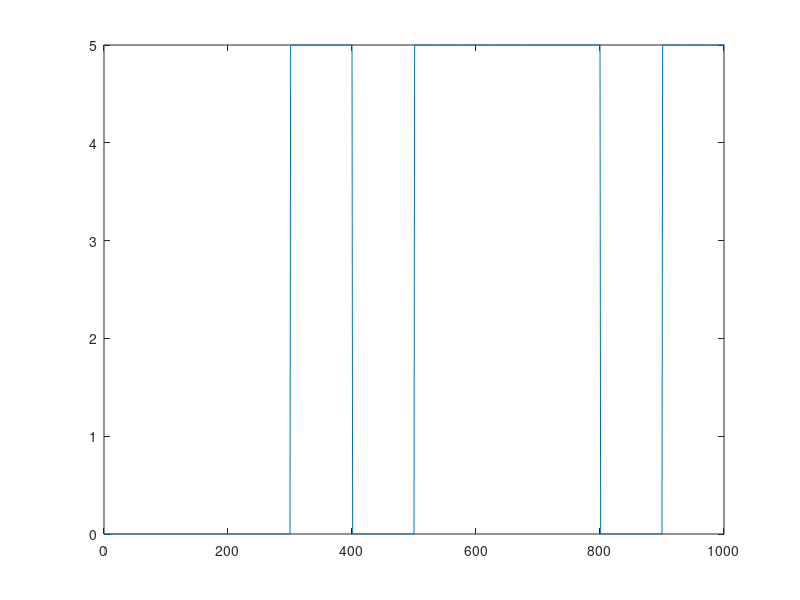
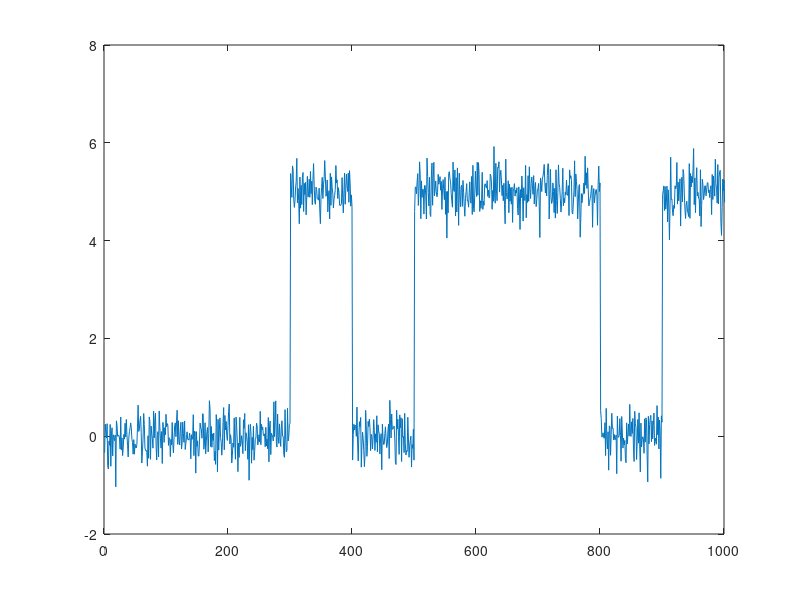

Write MATLAB code to recreate these figures, in order.
clear all
close all
clc

% Niveis de transmisssao, no caso zero e um
M = 2; 
% Numero de amostras
N = 100; 
% Numero de bits
n_bits = 10000;

% Filtro formatador
filtro_NRZ = ones(1,N); 
% Informacao
info = randint(1,n_bits,M);
% Superamostragem
info_up = upsample(info,N); 
% Filtragem para formatar o sinal
sinal_tx = conv(info_up,filtro_NRZ)*5;
% Truncando N-1 amostras restantes da convolucao
sinal_tx = sinal_tx(1:end-(N-1)); 

% Variancia do ruido
var_ruido = 0.1;
% Ruido
ruido = sqrt(var_ruido)*randn(1,length(sinal_tx));
% Sinal recebido com ruido
sinal_rx = sinal_tx + ruido;

% Subamostrando pegando amostra do meio
% e indo em intervalos de N. Sinal sem ruido
sinal_det = sinal_rx(N/2:N:end);


% Compara a um limiar para aproximar 
% o ruido
limiar = 2.5;
info_hat = sinal_det > limiar;
num_erro = sum(xor(info,info_hat));
taxa_erro = num_erro/n_bits

figure(1)
plot(sinal_tx)
xlim([0 10*N])

figure(2)
plot(sinal_rx);
xlim([0 10*N])




